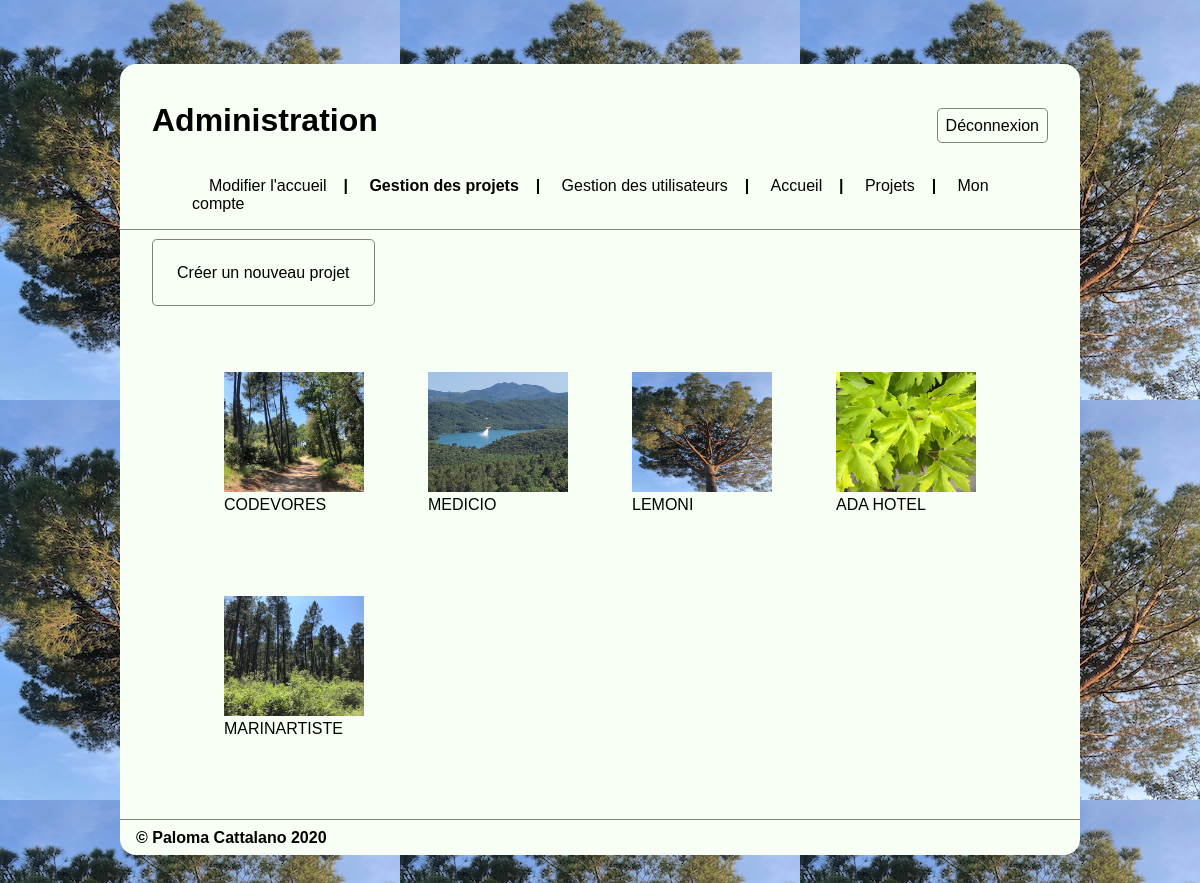
Screenshot of /admin/admin_projects.php (signed in) with the database file from the repository.
### tables this page shows
CREATE TABLE `projects` (
  `id` int(11) NOT NULL,
  `title` varchar(100) DEFAULT NULL,
  `description` text,
  `url` text,
  `tag` text,
  `img` text,
  `priority` int(11) DEFAULT NULL,
  `date` date DEFAULT NULL
);

### admin/admin_projects.php (the view, shortened to what this page needs)
<?php
if(array_key_exists('admin',$_SESSION) && $_SESSION['admin']){
include_once '../db.php';
$query = $link -> query ("SELECT * FROM projects ORDER BY priority DESC, date DESC, title ASC");
$results = $query -> fetchAll();
if(count($results) == 0){
	$bodyContent.='<p>Aucun résultat</p>';
}
else{
	$bodyContent = '
	<a href="admin_project.php?id=0" class="add_project">Créer un nouveau projet</a>
	<div class="menu_projet"><ul>';
	foreach($results as $result){
		$images = explode('|',$result['img']);
		$image = $images[0];
	$bodyContent.='
	<li>
		<div class="space">
			<a href="admin_project.php?id='.$result['id'].'">
			<br><img src="../img/'.$image.'" width=140vh height=120vh></a>
			<br>'.trim($result['title']).'
		</div>
	</li>';
	}
	$bodyContent.='
</ul>
</div>
<!>
';
}
include_once "template.php";
}
else{
	header('location:../index.php');
}
?>

### css/template.css (style rules this page uses)
body { float:left; width: 80%; background-image: url(../img/site_img/super_pin.jpeg); margin: 8vh 10% 8vh 10%; font-family: Helvetica, sans-serif; }
.menu_projet { display:flex; justify-content:center; width:100%; margin:0 auto; }
.menu_projet ul { list-style: none; display: flex; flex-direction: row; flex-wrap: wrap; margin-top: 5vh; }
.menu_projet .space { margin:2em; }
.space a { text-decoration: none; }
a.add_project { color: black; text-decoration: none; border: 0.1vh solid grey; border-radius: 0.3em; padding: 3vh; }

### rows the page displays
projects: shows a picture, title "CODEVORES"
projects: img (picture), title "MEDICIO"
projects: img (picture), title "LEMONI"
projects: shows a picture, title "ADA HOTEL"
projects: img (picture), title "MARINARTISTE"
